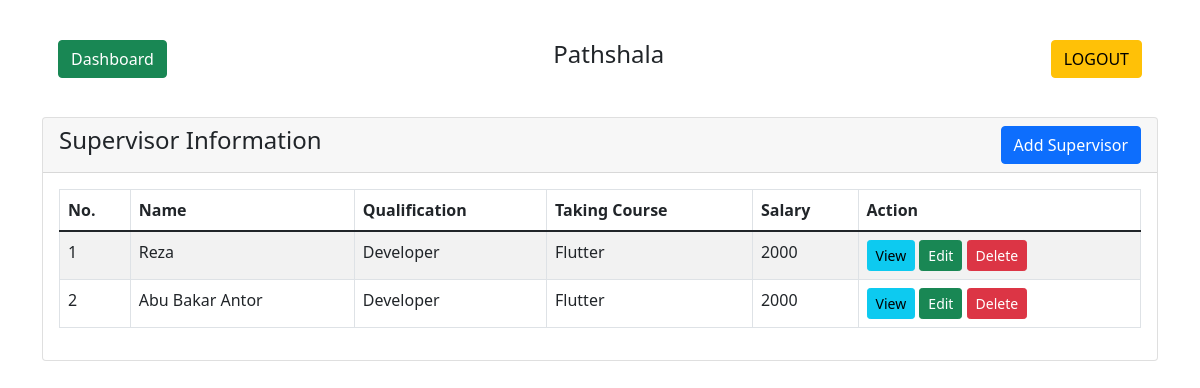
The app's page /supervisor.php (signed in) with its own data.
### tables this page shows
CREATE TABLE `supervisor` (
  `id` int(11) NOT NULL,
  `name` varchar(255) NOT NULL,
  `qualification` varchar(255) NOT NULL,
  `taking_course` varchar(255) NOT NULL,
  `salary` varchar(255) NOT NULL,
  `date_time` datetime NOT NULL DEFAULT current_timestamp()
);

### supervisor.php (the view, shortened to what this page needs)
<?php
  if (isset($_SESSION['user_id']) && isset($_SESSION['user_username'])) {
?>
<!doctype html>
<html lang="en">
  <head>
    <link href="https://cdn.jsdelivr.net/npm/bootstrap@5.1.3/dist/css/bootstrap.min.css" rel="stylesheet">
    <link rel="stylesheet" href="//cdn.jsdelivr.net/npm/alertifyjs@1.13.1/build/css/alertify.min.css"/>
</head>
<body>
<div class="container mt-4">
    <div class="row">
        <div class="col-md-12">
		<div class="card-body">
                    <h4 class="text-center">Pathshala
                        <a href="index.php" class="btn btn-success float-start mr">Dashboard</a>
						<a href="logout.php" class="btn btn-warning float-end">LOGOUT</a>
                    </h4>
                </div>
				<br />
            <div class="card">
                <div class="card-header">
                    <h4>Supervisor Information
                        <button type="button" class="btn btn-primary float-end" data-bs-toggle="modal" data-bs-target="#SupervisorAddModal">
                            Add Supervisor
                        </button>
                    </h4>
                </div>
                <div class="card-body">
                    <table id="myTable" class="table table-bordered table-striped">
                        <thead>
                            <tr>
                                <th>No.</th>
                                <th>Name</th>
                                <th>Qualification</th>
                                <th>Taking Course</th>
								<th>Salary</th>
                                <th>Action</th>
                            </tr>
                        </thead>
                        <tbody>
                            <?php
                            $query = "SELECT * FROM supervisor";
                            $query_run = mysqli_query($con, $query);
                            if(mysqli_num_rows($query_run) > 0)
                            {
                                $i = 1;
                                foreach($query_run as $Supervisor)
                                {
                                    ?>
                                    <tr>
                                        <td><?= $i ?></td>
                                        <td><?= $Supervisor['name'] ?></td>
                                        <td><?= $Supervisor['qualification'] ?></td>
                                        <td><?= $Supervisor['taking_course'] ?></td>
                                        <td><?= $Supervisor['salary'] ?></td>
                                        <td>
                                            <button type="button" value="<?=$Supervisor['id'];?>" class="viewSupervisorBtn btn btn-info btn-sm">View</button>
                                            <button type="button" value="<?=$Supervisor['id'];?>" class="editSupervisorBtn btn btn-success btn-sm">Edit</button>
                                            <button type="button" value="<?=$Supervisor['id'];?>" class="deleteSupervisorBtn btn btn-danger btn-sm">Delete</button>
                                        </td>
                                    </tr>
                                    <?php
                                    $i++;
                                }
                            }
                            ?>
                        </tbody>
                    </table>
                </div>
            </div>
        </div>
    </div>
</div>
</body>
</html>
<?php
}else {
   header("Location: login.php");
}
 ?>

### records on screen
supervisor: name "Reza", qualification "Developer", taking_course "Flutter", salary "2000", $Supervisor['id'] 2 (drawn)
supervisor: name "Abu Bakar Antor", qualification "Developer", taking_course "Flutter", salary "2000", $Supervisor['id'] 3 (drawn)
